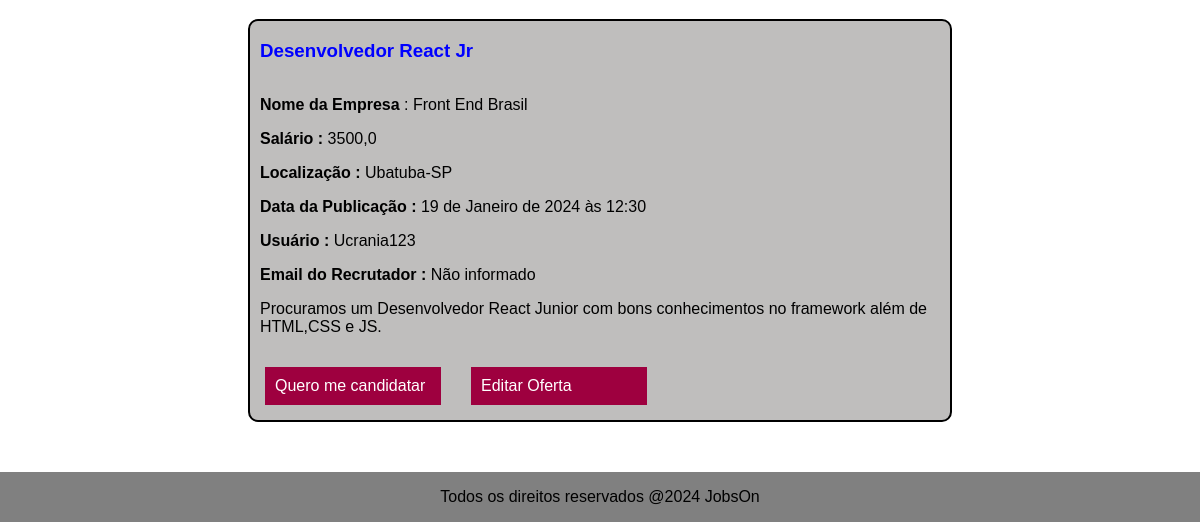
Before: /job_list/ (lower part) with the older database file.
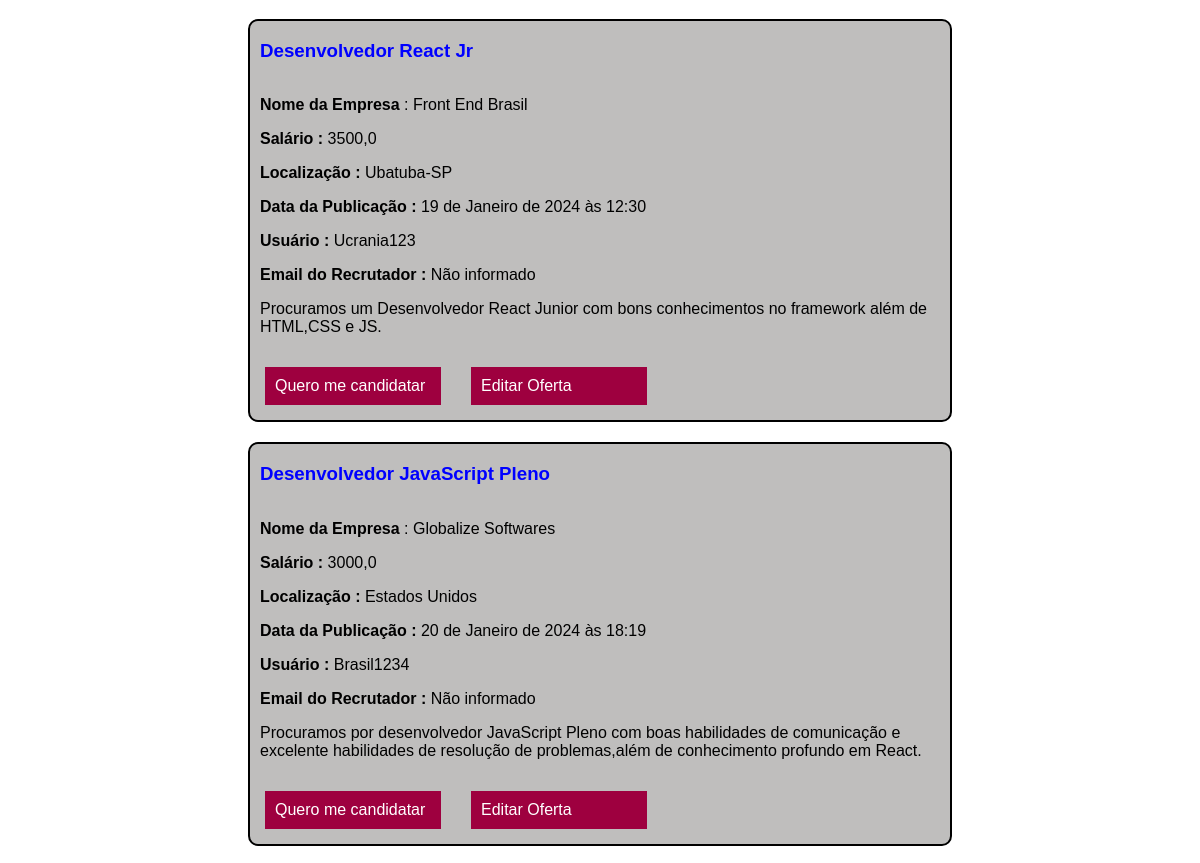
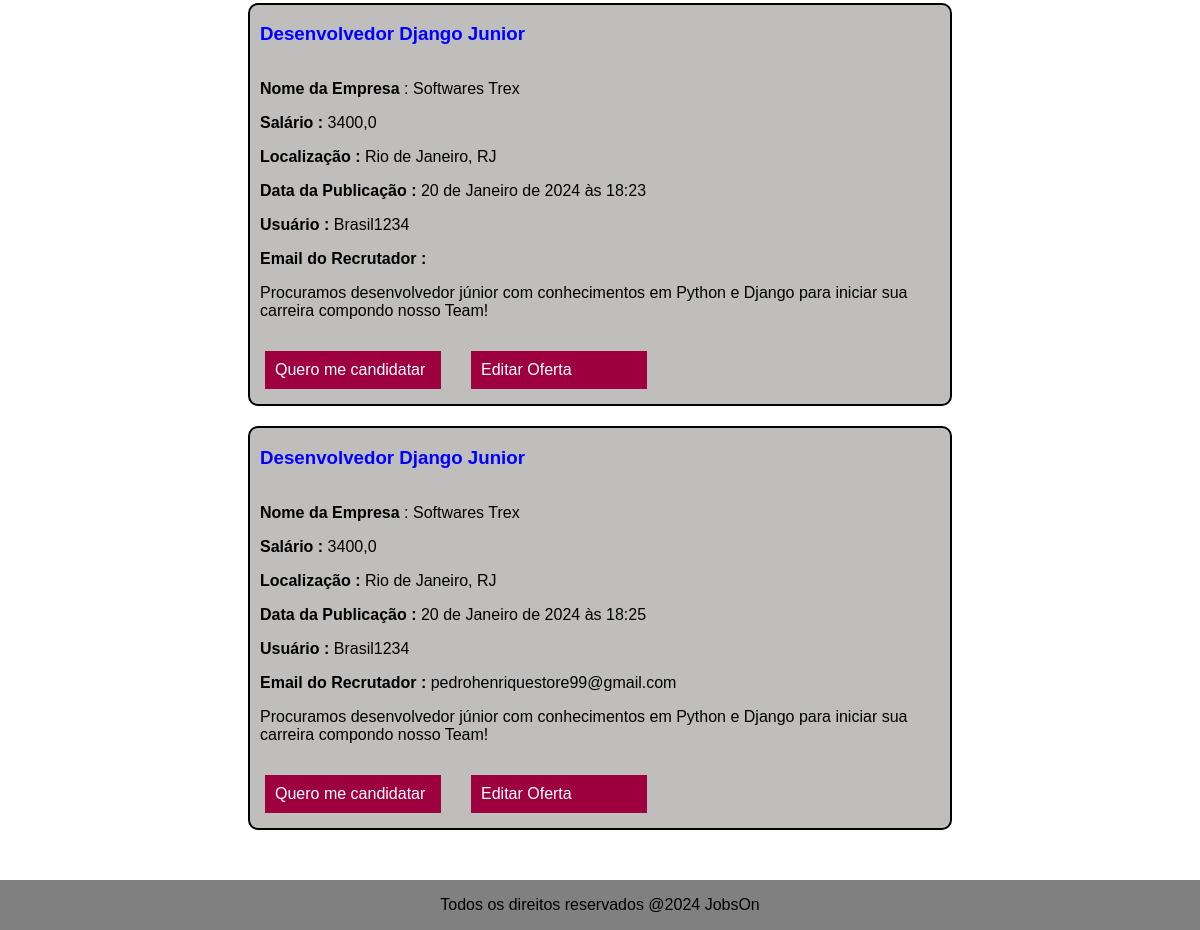
After: the same page with the newer database file (2 pictures, top to bottom).
### jobs/models.py (models this page shows, shortened)
class JobOffer(models.Model):
    title = models.CharField(max_length=100)
    description = models.TextField()
    organization_name = models.CharField(max_length=100)
    location = models.CharField(max_length=100)
    publication_date = models.DateTimeField(auto_now_add=True)  # Adicionará automaticamente a data e hora ao campo
    offer_requirements = models.CharField(max_length=300)
    employment_type = models.CharField(max_length=100)
    salary = models.FloatField(default="Não informado")  # define que por padrão o campo é não informado
    organization_description = models.TextField()
    autor = models.ForeignKey(User, on_delete=models.PROTECT, related_name='car_user', editable=False, default=1)
    recruiter_email = models.EmailField(editable=False)

### jobs/views.py (the view)
# urls.py: path('job_list/', JobOffersList.as_view(), name='job_list'),
class JobOffersList(ListView):
    template_name = 'job_list.html'
    model = JobOffer
    def get_queryset(self):
        queryset = super().get_queryset()
        search = self.request.GET.get('search', '')
        queryset = queryset.filter(title__icontains=search)
        return queryset

### jobs/templates/job_list.html (shortened to what this page needs)
{% extends 'base.html' %}
{% block styles %}
    {{ block.super }}
    {% load static %}
    <link rel="stylesheet" type="text/css" href="{% static 'css/job_list.css' %}">
{% endblock %}
{% block content %}
    <main>
        <section class="section-content">
    {% if object_list %}
        {% for offer in object_list %}
            <div class="offer-grid">
                <h3 class="offer-title">{{ offer.title }}</h3>
                <p class="p-offer"><strong>Nome da Empresa</strong> : {{ offer.organization_name }}</p>
                <p class="p-offer"><strong>Salário :</strong> {{ offer.salary }}</p>
                <p class="p-offer"><strong>Localização :</strong> {{ offer.location }}</p>
                <p class="p-offer"><strong>Data da Publicação :</strong> {{ offer.publication_date }}</p>
                <p class="p-offer"><strong>Usuário :</strong> {{ offer.autor|capfirst }}</p>
                <p class="p-offer"><strong>Email do Recrutador :</strong> {{ offer.recruiter_email }}</p>
                <p class="p-description"> {{ offer.description }}</p>
                <div class="btn-joblist-container">
                    <a class="btn-apply" href="/">Quero me candidatar</a>
                    <a class="btn-edit" href="{% url 'update_offer' offer.id %}">Editar Oferta</a>
                </div>
            </div>
        {% endfor %}
    {% else %}
            <p class="job-list-advice-null">Nenhum resultado encontrado.</p>
    {% endif %}
        </section>
    </main>
{% endblock %}

Changed rows visible on the page:
added JobOffer: title "Desenvolvedor JavaScript Pleno", organization_name "Globalize Softwares", salary "3000,0", location "Estados Unidos", publication_date "20 de Janeiro de 2024 às 18:19", autor "Brasil1234", recruiter_email "Não informado", description "Procuramos por desenvolvedor JavaScript Pleno com boas habilidades de comunicação e excelente habilidades de resolução de problemas,além de conhecimento profundo em React."
added JobOffer: title "Desenvolvedor Django Junior", organization_name "Softwares Trex", salary "3400,0", location "Rio de Janeiro, RJ", publication_date "20 de Janeiro de 2024 às 18:23", autor "Brasil1234", description "Procuramos desenvolvedor júnior com conhecimentos em Python e Django para iniciar sua carreira compondo nosso Team!"
added JobOffer: title "Desenvolvedor Django Junior", organization_name "Softwares Trex", salary "3400,0", location "Rio de Janeiro, RJ", publication_date "20 de Janeiro de 2024 às 18:25", autor "Brasil1234", recruiter_email "pedrohenriquestore99@gmail.com", description "Procuramos desenvolvedor júnior com conhecimentos em Python e Django para iniciar sua carreira compondo nosso Team!"
